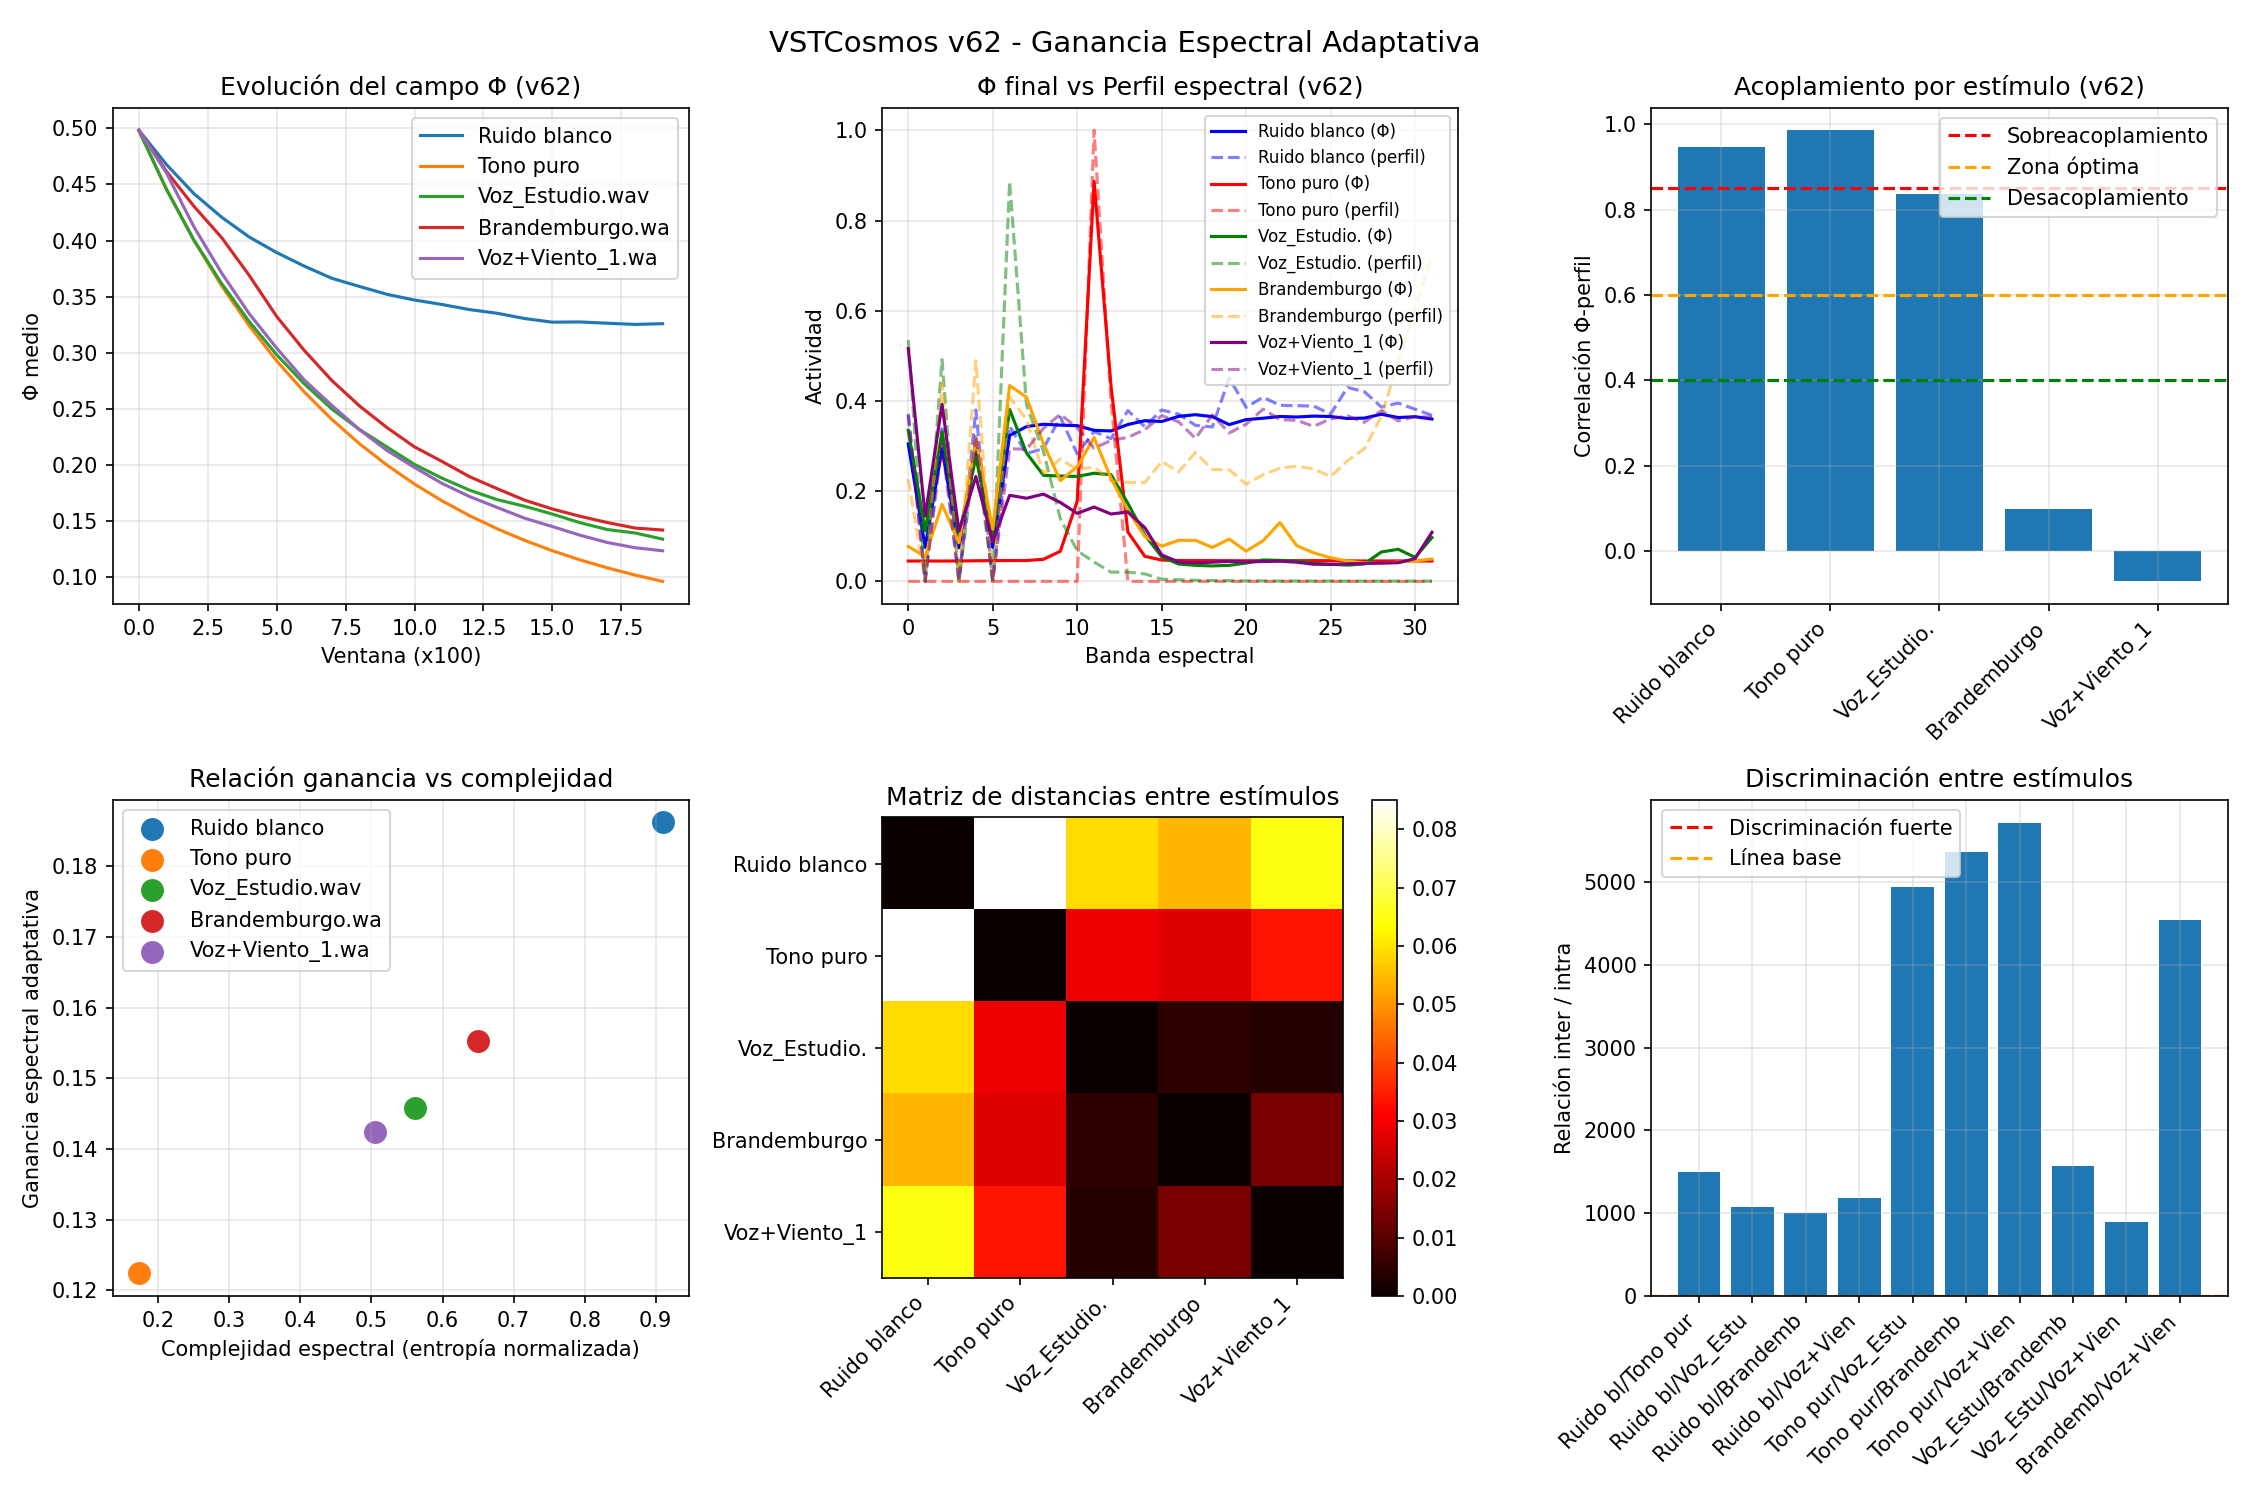

This figure's Python source:
#!/usr/bin/env python3
"""
VSTCosmos - v62: Ganancia Espectral Adaptativa
EXPERIMENTO DE DIAGNÓSTICO - Sin aprendizaje, sin memoria, sin selección.
La ganancia espectral se ajusta según la complejidad del estímulo.
Objetivo: correlación Φ-perfil moderada (0.6-0.85) para TODOS los estímulos.
"""

import numpy as np
import scipy.io.wavfile as wav
import matplotlib.pyplot as plt
import warnings
warnings.filterwarnings('ignore')

# ============================================================
# PARÁMETROS MÍNIMOS
# ============================================================
DIM_FREQ = 32
DIM_TIME = 100
DT = 0.01
DURACION_SIM = 20.0
N_PASOS = int(DURACION_SIM / DT)

DECAIMIENTO_PHI = 0.01
GANANCIA_GENERACION_BASE = 0.05
GANANCIA_SOSTENIMIENTO = 0.25
DIFUSION_BASE = 0.20

REFUERZO_A = 0.15
INHIBICION_A = 0.2
DIFUSION_A = 0.08
FUERZA_RELIEVE = 0.08
K_COMP_BASE = 0.05

LIMITE_ATENCION = DIM_FREQ * DIM_TIME * 0.35
INHIB_GLOBAL = 0.5

MOD_DECAY = 1.0
MOD_GENERACION = 1.5

TASA_CRECIMIENTO = 0.10
TASA_DISIPACION = 0.03
GANANCIA_HISTORIA = 0.5
FUERZA_ESTABILIDAD = 0.1
BLOQUEO_MAXIMO_BASE = 0.8

TASA_OMEGA = 0.15
DISIPACION_OMEGA = 0.05
FUERZA_COHERENCIA = 0.2

LIMITE_MIN = 0.0
LIMITE_MAX = 1.0

VENTANA_FFT_MS = 25
HOP_FFT_MS = 10
F_MIN = 80
F_MAX = 8000

HOMEOSTASIS_INTERVALO = 500

# Parámetros de ganancia adaptativa
GANANCIA_BASE = 0.12           # Ganancia base
GANANCIA_MAX = 0.20            # Máxima (para estímulos complejos que necesitan más empuje)
GANANCIA_MIN = 0.04            # Mínima (para estímulos simples que copian fácil)
SENSIBILIDAD_COMPLEJIDAD = 2.0 # Qué tan rápido responde la ganancia a la complejidad

# Semillas para reproducibilidad
N_SEMILLAS = 10


# ============================================================
# FUNCIONES BASE
# ============================================================
def cargar_audio(ruta, duracion=DURACION_SIM):
    if "Tono puro" in ruta:
        sr = 48000
        t = np.arange(int(sr * duracion)) / sr
        return sr, 0.5 * np.sin(2 * np.pi * 440 * t)
    elif "Ruido blanco" in ruta:
        sr = 48000
        return sr, np.random.normal(0, 0.5, int(sr * duracion))
    else:
        sr, data = wav.read(ruta)
        if data.dtype == np.int16:
            data = data.astype(np.float32) / 32768.0
        if data.ndim == 2:
            data = data.mean(axis=1)
        max_val = np.max(np.abs(data))
        if max_val > 0:
            data = data / max_val
        muestras_necesarias = int(sr * duracion)
        if len(data) < muestras_necesarias:
            data = np.pad(data, (0, muestras_necesarias - len(data)))
        else:
            data = data[:muestras_necesarias]
        return sr, data


def inicializar_campo(seed):
    np.random.seed(seed)
    return np.random.rand(DIM_FREQ, DIM_TIME) * 0.2 + 0.4


def inicializar_atencion(seed):
    np.random.seed(seed + 1)
    return np.ones((DIM_FREQ, DIM_TIME), dtype=np.float32) * 0.1


def inicializar_memoria():
    return np.zeros((DIM_FREQ, DIM_TIME), dtype=np.float32)


def inicializar_anclaje():
    return np.zeros((DIM_FREQ, DIM_TIME), dtype=np.float32)


def vecinos(X):
    return (np.roll(X, 1, axis=0) + np.roll(X, -1, axis=0) +
            np.roll(X, 1, axis=1) + np.roll(X, -1, axis=1)) / 4.0


def perfil_espectral_ventana(audio, sr, idx_ventana, ventana_muestras, hop_muestras):
    inicio = idx_ventana * hop_muestras
    if inicio + ventana_muestras > len(audio):
        return np.zeros(DIM_FREQ)
    
    fragmento = audio[inicio:inicio + ventana_muestras]
    ventana_hann = np.hanning(len(fragmento))
    fragmento = fragmento * ventana_hann
    
    fft = np.fft.rfft(fragmento)
    potencia = np.abs(fft) ** 2
    freqs = np.fft.rfftfreq(len(fragmento), 1/sr)
    
    bandas = np.logspace(np.log10(F_MIN), np.log10(F_MAX), DIM_FREQ + 1)
    perfil = np.zeros(DIM_FREQ)
    
    for b in range(DIM_FREQ):
        mask = (freqs >= bandas[b]) & (freqs < bandas[b+1])
        if np.any(mask):
            perfil[b] = np.mean(potencia[mask])
    
    max_energia = np.max(perfil)
    if max_energia > 0:
        perfil = perfil / max_energia
    
    return perfil


def calcular_complejidad_espectral(perfil):
    """
    Calcula la complejidad del espectro usando entropía normalizada.
    Alto valor → espectro plano/rico (música, mezcla)
    Bajo valor → espectro concentrado (tono)
    """
    # Entropía de Shannon
    perfil_norm = perfil / (np.sum(perfil) + 1e-6)
    entropia = -np.sum(perfil_norm * np.log(perfil_norm + 1e-6))
    entropia_max = np.log(DIM_FREQ)
    complejidad = entropia / entropia_max
    return complejidad


def calcular_ganancia_adaptativa(perfil):
    """
    Ganancia adaptativa basada en complejidad espectral.
    Estímulos simples (complejidad baja) → ganancia baja (evitar copia)
    Estímulos complejos (complejidad alta) → ganancia alta (necesitan más empuje)
    """
    complejidad = calcular_complejidad_espectral(perfil)
    
    # Mapeo: complejidad baja (0) → ganancia baja, complejidad alta (1) → ganancia alta
    # Exponencial para mayor sensibilidad
    factor = complejidad ** SENSIBILIDAD_COMPLEJIDAD
    
    ganancia = GANANCIA_BASE + (GANANCIA_MAX - GANANCIA_BASE) * factor
    
    return np.clip(ganancia, GANANCIA_MIN, GANANCIA_MAX), complejidad


def actualizar_memoria_estabilidad(Psi, Phi, A):
    cambio_local = np.abs(Phi - vecinos(Phi))
    cambio_norm = cambio_local / (cambio_local + 0.1)
    dPsi = (TASA_CRECIMIENTO * A * (1 - cambio_norm) * (1 - Psi) -
            TASA_DISIPACION * Psi) * DT
    Psi = Psi + dPsi
    return np.clip(Psi, 0.0, 1.0)


def actualizar_memoria_coherencia(Omega, Phi, Phi_prev, Phi_prev2, A):
    cambio_actual = Phi - Phi_prev
    cambio_anterior = Phi_prev - Phi_prev2
    signo_actual = np.tanh(cambio_actual * 10)
    signo_anterior = np.tanh(cambio_anterior * 10)
    coherencia = (1 + signo_actual * signo_anterior) / 2
    dOmega = (TASA_OMEGA * A * coherencia * (1 - Omega) -
              DISIPACION_OMEGA * Omega) * DT
    Omega = Omega + dOmega
    return np.clip(Omega, 0.0, 1.0)


def actualizar_campo_v62(Phi, A, perfil, Psi, ganancia_gen, bloqueo_max, ganancia_espectral):
    """
    v62: Ganancia espectral adaptativa.
    """
    es_silencio = np.max(perfil) < 1e-6
    
    if es_silencio:
        perfil_2d = np.zeros((DIM_FREQ, 1))
        mod_entrada = 1.0
        mod_entrada_decay = 1.0
    else:
        perfil_2d = perfil.reshape(-1, 1)
        mod_entrada = (1 + MOD_GENERACION * perfil_2d)
        mod_entrada_decay = (1 - MOD_DECAY * perfil_2d)
    
    promedio_local = vecinos(Phi)
    
    difusion = DIFUSION_BASE * (promedio_local - Phi)
    
    desviacion = Phi - promedio_local
    generacion_base = ganancia_gen * desviacion * (1 - desviacion**2)
    mod_memoria = (1 - GANANCIA_HISTORIA * Psi)
    generacion = generacion_base * mod_entrada * mod_memoria
    
    decaimiento = -DECAIMIENTO_PHI * (Phi - promedio_local) * mod_entrada_decay
    
    sostenimiento = GANANCIA_SOSTENIMIENTO * A * (Phi - promedio_local)
    
    # Término espectral con ganancia adaptativa
    termino_espectral = ganancia_espectral * (perfil_2d - Phi)
    
    dPhi_propuesto = (difusion + generacion + decaimiento + sostenimiento + 
                      termino_espectral)
    dPhi_real = dPhi_propuesto * (1 - bloqueo_max * Psi)
    
    Phi = Phi + DT * dPhi_real
    return np.clip(Phi, LIMITE_MIN, LIMITE_MAX)


def actualizar_atencion(A, Phi, Psi, Omega, k_comp):
    vA = vecinos(A)
    auto = REFUERZO_A * A * (1.0 - A)
    inhib_local = -INHIBICION_A * vA
    difusion = DIFUSION_A * (vA - A)
    
    relieve_local = np.abs(Phi - vecinos(Phi))
    max_relieve = np.max(relieve_local)
    if max_relieve > 0:
        relieve_local = relieve_local / max_relieve
    
    acoplamiento_relieve = FUERZA_RELIEVE * (relieve_local - A)
    acoplamiento_estabilidad = FUERZA_ESTABILIDAD * (Psi - A)
    acoplamiento_coherencia = FUERZA_COHERENCIA * (Omega - A)
    
    A_mean = np.mean(A)
    competencia = -k_comp * (A - A_mean)
    
    dA = (auto + inhib_local + difusion +
          acoplamiento_relieve +
          acoplamiento_estabilidad +
          acoplamiento_coherencia +
          competencia)
    
    atencion_total = np.sum(A)
    if atencion_total > LIMITE_ATENCION:
        exceso = (atencion_total - LIMITE_ATENCION) / LIMITE_ATENCION
        dA += -INHIB_GLOBAL * exceso * A
    
    dA += np.random.randn(*A.shape) * 0.001
    A = A + DT * dA
    return np.clip(A, LIMITE_MIN, LIMITE_MAX)


def simular_estimulo_v62(entrada_nombre, seed):
    """Simula una experiencia con ganancia espectral adaptativa"""
    np.random.seed(seed)
    
    Phi = inicializar_campo(seed)
    A = inicializar_atencion(seed)
    Psi = inicializar_memoria()
    Omega = inicializar_memoria()
    L = inicializar_anclaje()
    M = inicializar_memoria()
    
    sr, audio = cargar_audio(entrada_nombre)
    
    ventana_muestras = int(sr * VENTANA_FFT_MS / 1000)
    hop_muestras = int(sr * HOP_FFT_MS / 1000)
    n_ventanas = (len(audio) - ventana_muestras) // hop_muestras + 1
    
    Phi_prev = Phi.copy()
    Phi_prev2 = Phi.copy()
    
    ganancia_gen = GANANCIA_GENERACION_BASE
    bloqueo_max = BLOQUEO_MAXIMO_BASE
    k_comp = K_COMP_BASE
    
    evolucion_phi = []
    evolucion_a = []
    ganancias_espectrales = []
    complejidades = []
    
    for idx_ventana in range(min(N_PASOS, n_ventanas)):
        perfil = perfil_espectral_ventana(audio, sr, idx_ventana, ventana_muestras, hop_muestras)
        
        # Calcular ganancia adaptativa basada en el perfil
        ganancia_esp, complejidad = calcular_ganancia_adaptativa(perfil)
        ganancias_espectrales.append(ganancia_esp)
        complejidades.append(complejidad)
        
        A = actualizar_atencion(A, Phi, Psi, Omega, k_comp)
        Phi = actualizar_campo_v62(Phi, A, perfil, Psi, ganancia_gen, bloqueo_max, ganancia_esp)
        Psi = actualizar_memoria_estabilidad(Psi, Phi, A)
        Omega = actualizar_memoria_coherencia(Omega, Phi, Phi_prev, Phi_prev2, A)
        
        if idx_ventana % 100 == 0:
            evolucion_phi.append(np.mean(Phi))
            evolucion_a.append(np.mean(A))
        
        Phi_prev2 = Phi_prev.copy()
        Phi_prev = Phi.copy()
    
    return {
        'Phi': Phi,
        'A': A,
        'Psi': Psi,
        'Omega': Omega,
        'rango_Phi': np.max(Phi) - np.min(Phi),
        'media_Phi': np.mean(Phi),
        'energia_Phi': np.mean(Phi ** 2),
        'evolucion_phi': evolucion_phi,
        'evolucion_a': evolucion_a,
        'ganancia_media': np.mean(ganancias_espectrales),
        'complejidad_media': np.mean(complejidades)
    }


def distancia_estados(estado1, estado2):
    return np.mean((estado1['Phi'] - estado2['Phi']) ** 2)


def main():
    opciones = [
        "Ruido blanco",
        "Tono puro",
        "Voz_Estudio.wav",
        "Brandemburgo.wav",
        "Voz+Viento_1.wav"
    ]
    
    print("=" * 100)
    print("VSTCosmos - v62: Ganancia Espectral Adaptativa")
    print("EXPERIMENTO DE DIAGNÓSTICO")
    print("La ganancia se ajusta según la complejidad del estímulo.")
    print("Objetivo: correlación Φ-perfil moderada (0.6-0.85) para TODOS.")
    print("=" * 100)
    
    estados = {opcion: [] for opcion in opciones}
    complejidades = {}
    ganancias_medias = {}
    
    print("\n[1] Ejecutando simulaciones...")
    print("-" * 80)
    
    for opcion in opciones:
        print(f"\n  Estímulo: {opcion}")
        complejidades[opcion] = []
        ganancias_medias[opcion] = []
        for rep in range(N_SEMILLAS):
            seed = rep * 100
            estado = simular_estimulo_v62(opcion, seed)
            estados[opcion].append(estado)
            complejidades[opcion].append(estado['complejidad_media'])
            ganancias_medias[opcion].append(estado['ganancia_media'])
            print(f"    Semilla {rep:2d}: rango_Φ={estado['rango_Phi']:.4f}, "
                  f"ganancia={estado['ganancia_media']:.3f}, "
                  f"complejidad={estado['complejidad_media']:.3f}")
    
    print("\n" + "=" * 100)
    print("[2] ANÁLISIS DE DISTANCIAS")
    print("=" * 100)
    
    intra_distancias = {}
    for opcion in opciones:
        distancias = []
        for i in range(len(estados[opcion])):
            for j in range(i+1, len(estados[opcion])):
                d = distancia_estados(estados[opcion][i], estados[opcion][j])
                distancias.append(d)
        media = np.mean(distancias) if distancias else 0
        intra_distancias[opcion] = media
        print(f"  {opcion:<25}: intra={media:.6f}")
    
    print("\n[3] VERIFICACIÓN: Acoplamiento moderado (0.6-0.85)")
    print("-" * 80)
    
    correlaciones = {}
    for opcion in opciones:
        estado = estados[opcion][-1]
        Phi_flat = np.mean(estado['Phi'], axis=1)
        sr, audio = cargar_audio(opcion, duracion=2.0)
        ventana_muestras = int(sr * VENTANA_FFT_MS / 1000)
        hop_muestras = int(sr * HOP_FFT_MS / 1000)
        n_ventanas = min(50, (len(audio) - ventana_muestras) // hop_muestras + 1)
        perfiles = []
        for i in range(n_ventanas):
            perf = perfil_espectral_ventana(audio, sr, i, ventana_muestras, hop_muestras)
            perfiles.append(perf)
        perfil_prom = np.mean(perfiles, axis=0)
        correlacion = np.corrcoef(Phi_flat, perfil_prom)[0, 1]
        correlaciones[opcion] = correlacion
        
        ganancia_media = np.mean(ganancias_medias[opcion])
        complejidad_media = np.mean(complejidades[opcion])
        
        print(f"\n  {opcion}:")
        print(f"    Correlación Φ-perfil: {correlacion:.3f}")
        print(f"    Ganancia adaptativa media: {ganancia_media:.3f}")
        print(f"    Complejidad espectral media: {complejidad_media:.3f}")
        
        if 0.6 <= correlacion <= 0.85:
            print(f"    ✅ ACOPLAMIENTO ÓPTIMO (zona objetivo)")
        elif correlacion > 0.85:
            print(f"    ⚠️  SOBREACOPLAMIENTO (Φ copiando al perfil)")
        elif correlacion > 0.4:
            print(f"    📈 ACOPLAMIENTO DÉBIL (necesita más ganancia)")
        else:
            print(f"    ❌ DESACOPLAMIENTO (casi sin influencia espectral)")
    
    print("\n" + "=" * 100)
    print("[4] DIAGNÓSTICO FINAL")
    print("=" * 100)
    
    print(f"\n  Ganancia adaptativa - Fórmula: G = {GANANCIA_BASE} + ({GANANCIA_MAX} - {GANANCIA_BASE}) * complejidad^{SENSIBILIDAD_COMPLEJIDAD}")
    
    # Resumen
    print("\n  Resumen de acoplamiento:")
    for opcion, corr in correlaciones.items():
        estado = "✅ ÓPTIMO" if 0.6 <= corr <= 0.85 else ("⚠️ SOBRE" if corr > 0.85 else ("📈 DÉBIL" if corr > 0.4 else "❌ NULO"))
        print(f"    {opcion[:20]:20}: {corr:.3f} → {estado}")
    
    # Criterio de éxito
    exitosos = [corr for corr in correlaciones.values() if 0.6 <= corr <= 0.85]
    print(f"\n  Estímulos en zona óptima: {len(exitosos)}/{len(opciones)}")
    
    if len(exitosos) >= 3:
        print("\n  ✅ V62 EXITOSO: El sistema regula su acoplamiento según el estímulo.")
        print("     → Listo para integrar con identidad, memoria y selección autónoma.")
    else:
        print("\n  ⚠️  V62 PARCIAL: Ajustar parámetros de ganancia adaptativa.")
        print("     → Modificar GANANCIA_BASE, GANANCIA_MAX o SENSIBILIDAD_COMPLEJIDAD.")
    
    # ============================================================
    # VISUALIZACIÓN
    # ============================================================
    print("\n[5] Generando visualización...")
    
    fig, axes = plt.subplots(2, 3, figsize=(15, 10))
    
    # Gráfico 1: Evolución de Φ
    ax = axes[0, 0]
    for opcion in opciones:
        evol = estados[opcion][-1]['evolucion_phi']
        ax.plot(evol, label=opcion[:15])
    ax.set_xlabel('Ventana (x100)')
    ax.set_ylabel('Φ medio')
    ax.set_title('Evolución del campo Φ (v62)')
    ax.legend()
    ax.grid(True, alpha=0.3)
    
    # Gráfico 2: Comparación Φ vs perfil espectral
    ax = axes[0, 1]
    colores = ['blue', 'red', 'green', 'orange', 'purple']
    for idx, opcion in enumerate(opciones):
        estado = estados[opcion][-1]
        Phi_flat = np.mean(estado['Phi'], axis=1)
        ax.plot(Phi_flat, label=f"{opcion[:12]} (Φ)", color=colores[idx], linestyle='-')
        sr, audio = cargar_audio(opcion, duracion=2.0)
        ventana_muestras = int(sr * VENTANA_FFT_MS / 1000)
        hop_muestras = int(sr * HOP_FFT_MS / 1000)
        n_ventanas = min(50, (len(audio) - ventana_muestras) // hop_muestras + 1)
        perfiles = []
        for i in range(n_ventanas):
            perf = perfil_espectral_ventana(audio, sr, i, ventana_muestras, hop_muestras)
            perfiles.append(perf)
        perfil_prom = np.mean(perfiles, axis=0)
        ax.plot(perfil_prom, label=f"{opcion[:12]} (perfil)", color=colores[idx], linestyle='--', alpha=0.5)
    ax.set_xlabel('Banda espectral')
    ax.set_ylabel('Actividad')
    ax.set_title('Φ final vs Perfil espectral (v62)')
    ax.legend(fontsize=8)
    ax.grid(True, alpha=0.3)
    
    # Gráfico 3: Correlaciones por estímulo
    ax = axes[0, 2]
    barras = ax.bar(range(len(opciones)), list(correlaciones.values()))
    ax.axhline(y=0.85, color='r', linestyle='--', label='Sobreacoplamiento')
    ax.axhline(y=0.6, color='orange', linestyle='--', label='Zona óptima')
    ax.axhline(y=0.4, color='g', linestyle='--', label='Desacoplamiento')
    ax.set_xticks(range(len(opciones)))
    ax.set_xticklabels([op[:12] for op in opciones], rotation=45, ha='right')
    ax.set_ylabel('Correlación Φ-perfil')
    ax.set_title('Acoplamiento por estímulo (v62)')
    ax.legend()
    ax.grid(True, alpha=0.3)
    
    # Gráfico 4: Ganancia adaptativa vs complejidad
    ax = axes[1, 0]
    for opcion in opciones:
        ganancia = np.mean(ganancias_medias[opcion])
        complejidad = np.mean(complejidades[opcion])
        ax.scatter(complejidad, ganancia, s=100, label=opcion[:15])
    ax.set_xlabel('Complejidad espectral (entropía normalizada)')
    ax.set_ylabel('Ganancia espectral adaptativa')
    ax.set_title('Relación ganancia vs complejidad')
    ax.legend()
    ax.grid(True, alpha=0.3)
    
    # Gráfico 5: Matriz de distancias
    ax = axes[1, 1]
    n_ops = len(opciones)
    matriz_distancias = np.zeros((n_ops, n_ops))
    for i, op1 in enumerate(opciones):
        for j, op2 in enumerate(opciones):
            dists = []
            for rep in range(N_SEMILLAS):
                dists.append(distancia_estados(estados[op1][rep], estados[op2][rep]))
            matriz_distancias[i, j] = np.mean(dists)
    im = ax.imshow(matriz_distancias, cmap='hot', vmin=0)
    ax.set_xticks(range(n_ops))
    ax.set_yticks(range(n_ops))
    ax.set_xticklabels([op[:12] for op in opciones], rotation=45, ha='right')
    ax.set_yticklabels([op[:12] for op in opciones])
    ax.set_title('Matriz de distancias entre estímulos')
    plt.colorbar(im, ax=ax)
    
    # Gráfico 6: Relación inter/intra
    ax = axes[1, 2]
    relaciones = []
    nombres = []
    for i, op1 in enumerate(opciones):
        for j, op2 in enumerate(opciones):
            if i < j:
                intra = (intra_distancias[op1] + intra_distancias[op2]) / 2
                dists = []
                for rep in range(N_SEMILLAS):
                    dists.append(distancia_estados(estados[op1][rep], estados[op2][rep]))
                inter = np.mean(dists)
                relacion = inter / intra if intra > 0 else 0
                relaciones.append(relacion)
                nombres.append(f"{op1[:8]}/{op2[:8]}")
    ax.bar(range(len(relaciones)), relaciones)
    ax.axhline(y=2, color='r', linestyle='--', label='Discriminación fuerte')
    ax.axhline(y=1, color='orange', linestyle='--', label='Línea base')
    ax.set_xticks(range(len(relaciones)))
    ax.set_xticklabels(nombres, rotation=45, ha='right')
    ax.set_ylabel('Relación inter / intra')
    ax.set_title('Discriminación entre estímulos')
    ax.legend()
    ax.grid(True, alpha=0.3)
    
    plt.suptitle('VSTCosmos v62 - Ganancia Espectral Adaptativa', fontsize=14)
    plt.tight_layout()
    plt.savefig('v62_ganancia_adaptativa.png', dpi=150)
    print("  Gráfico guardado: v62_ganancia_adaptativa.png")
    
    print("\n" + "=" * 100)
    print("EXPERIMENTO COMPLETADO")
    print("=" * 100)


if __name__ == "__main__":
    main()
